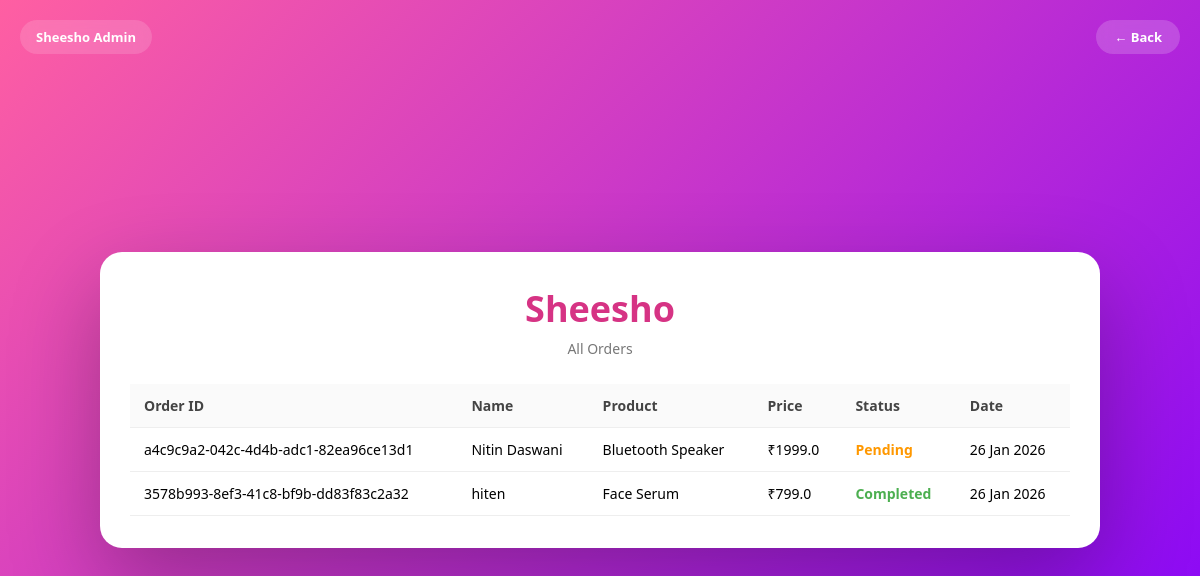
/products/view_orders/ (signed in), run on an earlier commit of the app's database.
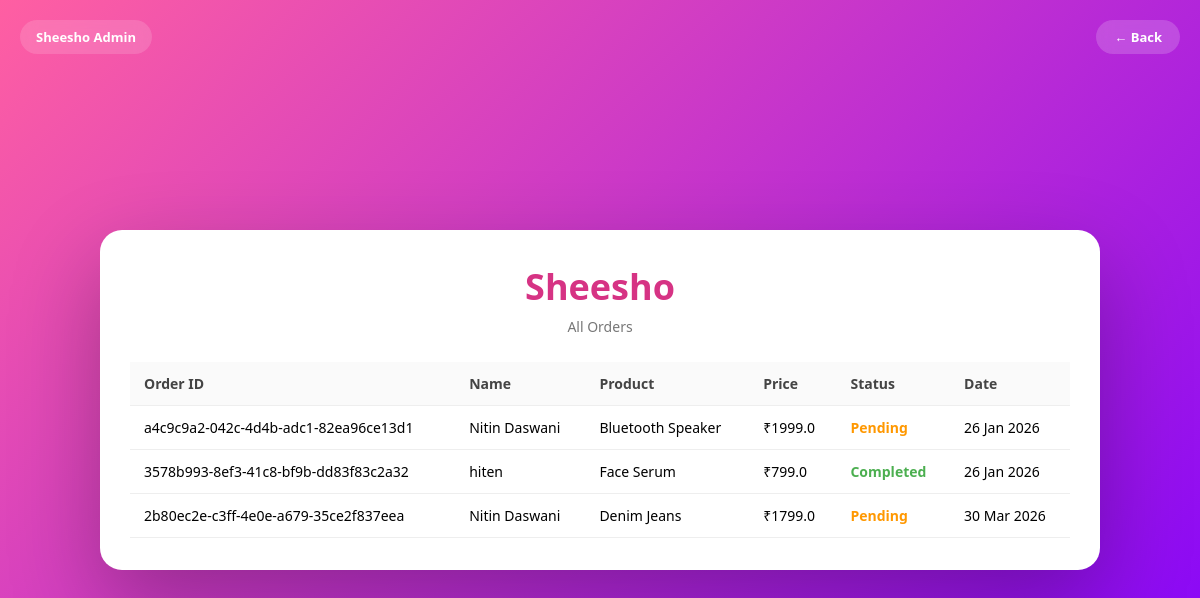
And on a later commit of the database.
### orders/models.py (models this page shows)
class orders(models.Model):
    order_id=models.UUIDField(
        default=uuid.uuid4,
        editable=False,
        unique=True
    )
    ord_date= models.DateTimeField(auto_now_add=True)
    status = models.CharField(
        max_length=20,
        default="pending"
    )
    user_id=models.UUIDField(null=True, blank=True)
    name=models.CharField(max_length=100)
    email=models.CharField(max_length=100)
    address=models.CharField(max_length=100)
    city=models.CharField(max_length=100)
    state=models.CharField(max_length=100)
    zip_code=models.CharField(max_length=100)
    phone=models.CharField(max_length=10,validators=[phone_validator])
    ord_pro_id=models.UUIDField(null=True)
    ord_price=models.FloatField(null=True)
    ord_pro_name=models.CharField(max_length=100,null=True)

### products/views.py (the view)
# urls.py: path('view_orders/',views.view_orders,name='view_orders'),
@login_required(login_url='admin:admin_login')
@user_passes_test(is_admin, login_url='admin:admin_login')
def view_orders(request):
    context={"orders":orders.objects.all()}
    return render(request,'all_orders.html',context)

### products/views.py (called while the page is built)
def is_admin(user):
    return user.is_authenticated and user.is_staff

### templates/all_orders.html (shortened to what this page needs)
<!doctype html>
<html lang="en">
<head>
  {% load static %}
  <link rel="stylesheet" href="{% static 'css/all_orders.css' %}">
</head>
<body>
<button class="back-btn" onclick="history.back()">← Back</button>
<div class="admin-badge">Sheesho Admin</div>
<div class="page-wrapper">
  <div class="orders-card">
    <div class="brand-section">
      <h1>Sheesho</h1>
      <p>All Orders</p>
    </div>
    <div class="table-wrapper">
      <table>
        <thead>
          <tr>
            <th>Order ID</th>
            <th>Name</th>
            <th>Product</th>
            <th>Price</th>
            <th>Status</th>
            <th>Date</th>
          </tr>
        </thead>
        <tbody>
          {% for o in orders %}
          <tr>
            <td>{{ o.order_id }}</td>
            <td>{{ o.name }}</td>
            <td>{{ o.ord_pro_name|default:"—" }}</td>
            <td>₹{{ o.ord_price|default:"0" }}</td>
            <td class="status {{ o.status }}">{{ o.status }}</td>
            <td>{{ o.ord_date|date:"d M Y" }}</td>
          </tr>
          {% empty %}
          <tr>
            <td colspan="6" class="empty">
              No orders found
            </td>
          </tr>
          {% endfor %}
        </tbody>
      </table>
    </div>
  </div>
</div>
</body>
</html>

What changed in the data, as far as the page shows it:
added orders: order_id "2b80ec2e-c3ff-4e0e-a679-35ce2f837eea", name "Nitin Daswani", ord_pro_name "Denim Jeans", ord_price "1799.0", status "Pending", ord_date "30 Mar 2026"
